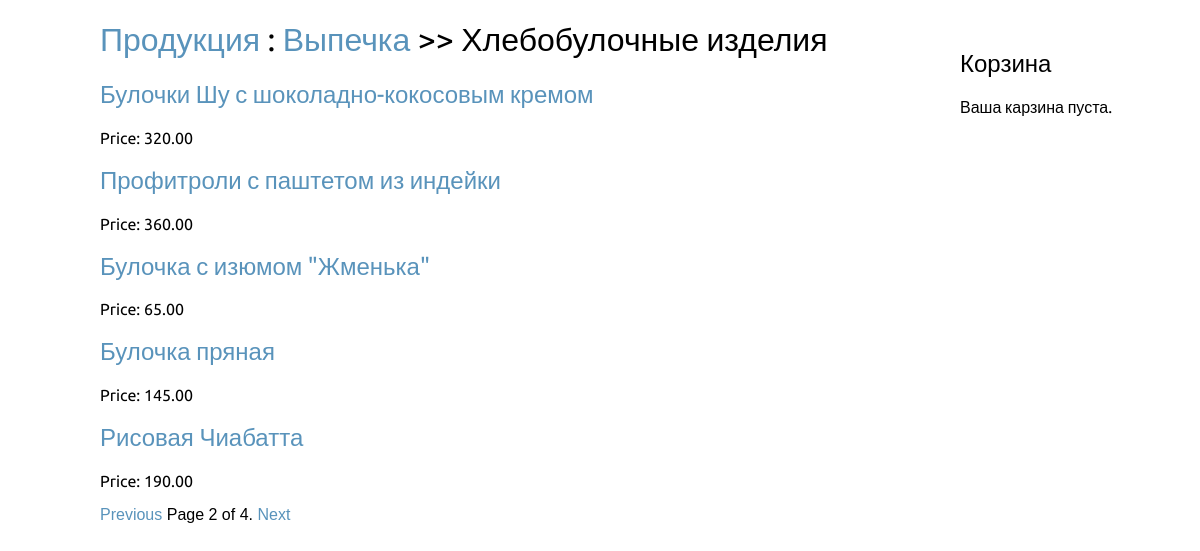
The app's page /vypechka/khlebobulochnyye-izdeliya/?page=2 with its own data.
### beckary_shop/models.py (models this page shows, shortened)
class Category(models.Model):
    name = models.CharField(max_length=100, db_index=True)
    slug = models.SlugField(max_length=100, unique=True)
    section = models.ForeignKey(Section, related_name='category', on_delete=models.CASCADE)
    url = models.URLField(max_length=100)
    img = models.ImageField()

class Section(models.Model):
    name = models.CharField(max_length=100, db_index=True)
    slug = models.SlugField(max_length=100, unique=True)
    url = models.URLField(max_length=100)
    img = models.ImageField(upload_to='section/')
    def get_absolute_url(self):
        return reverse('beckary_shop:cat_list', args=[self.slug])

class Product(models.Model):
    name = models.CharField(max_length=100, db_index=True)
    slug = models.SlugField(max_length=100, unique=True)
    category = models.ForeignKey(Category, related_name='product', on_delete=models.CASCADE)
    description = models.TextField()
    price = models.DecimalField(max_digits=10, decimal_places=2)
    url = models.URLField(max_length=100)
    img = models.ImageField()
    def get_absolute_url(self):
        return reverse('beckary_shop:prod_detail', args=[self.category.section.slug, self.category.slug, self.slug])

### beckary_shop/views.py (the view)
# urls.py: path('<slug:sec_slug>/<slug:cat_slug>/', views.prod_list, name='prod_list'),
def prod_list(request, sec_slug, cat_slug):
    cat = Category.objects.get(slug = cat_slug)
    prod_list = Product.objects.filter(category_id = cat.id)
    paginator = Paginator(prod_list, 5)
    page = request.GET.get('page')
    try:
        prods = paginator.page(page)
    except PageNotAnInteger:
        prods = paginator.page(1)
    except EmptyPage:
        prods = paginator.page(paginator.num_pages)
    return render(request, 'product/prod_list.html', {'page':page,'prods': prods, 'cat':cat})

### cart/cart.py (called while the page is built)
    def __len__(self):
        return sum(item['quantity'] for item in self.cart.values())

### cart/context_processor.py (called while the page is built)
def cart(request):
    return {'cart': Cart(request)}

### beckary_shop/templates/product/prod_list.html (shortened to what this page needs)
{% extends "base.html" %}
{% block content %}
<h1><a href="/">Продукция</a> : <a href="{{ cat.section.get_absolute_url }}">{{ cat.section.name }}</a> >> {{ cat.name }}</h1>
{% for prod in prods %}
<h2>
<a href="{{ prod.get_absolute_url }}">{{ prod.name }}</a>
</h2>
<p class="date">Price: {{ prod.price }}</p>
{% endfor %}
{% include "product/pagination.html" with page=prods %}
{% endblock %}

### beckary_shop/static/css/blog__.css (style rules this page uses)
body { margin:0; padding:0; font-family:helvetica, sans-serif; }
h1, h2, h3, h4, h5 , h6 , p { font-family: 'Ubuntu', sans-serif; font-weight:normal; }
a { text-decoration:none; color:#5993bb; }

### records on screen
Category: section.name "Выпечка", name "Хлебобулочные изделия"
Product: name "Булочки Шу с шоколадно-кокосовым кремом", price "320.00"
Product: name "Профитроли с паштетом из индейки", price "360.00"
Product: name "Булочка с изюмом \"Жменька\"", price "65.00"
Product: name "Булочка пряная", price "145.00"
Product: name "Рисовая Чиабатта", price "190.00"

### other values on screen
{{ page.number }} "2"
{{ page.paginator.num_pages }} "4"
